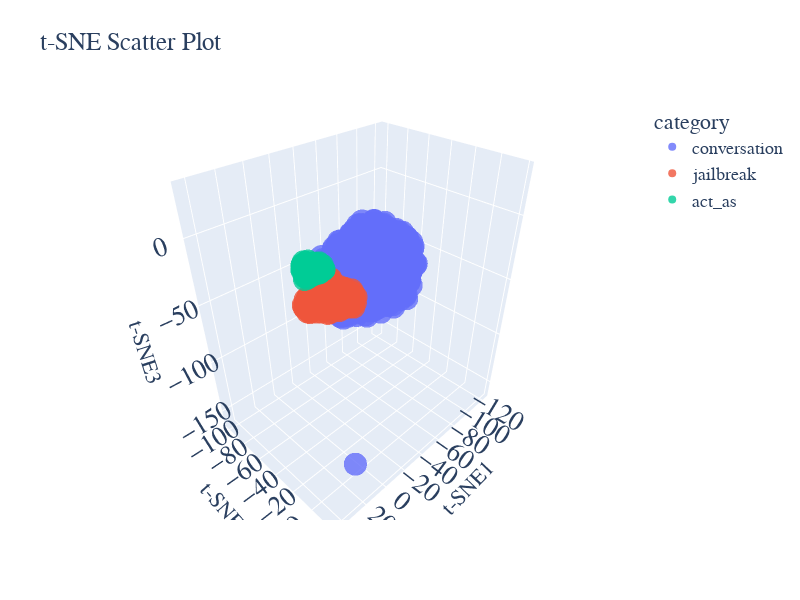

Source (notebook cell):
### Code cell
fig = px.scatter_3d(df_tsne_3d, x='TSNE1', y='TSNE2', z='TSNE3', color='category', opacity=0.8, title='t-SNE Scatter Plot', 
                 labels={'TSNE1': 't-SNE1', 'TSNE2': 't-SNE2', 'TSNE3': 't-SNE3'},
                 width=800, height=600)
fig.update_layout(font=dict(family='Times New Roman', size=18))
fig.show()

### Figure 1 — Plotly figure (JSON) as saved in the notebook; plotly's stock layout.template omitted (floating-point values rounded to 4 significant figures; data arrays with more than 128 entries replaced by an {"elided": "..."} marker saying what was removed)
{"data": [{"hovertemplate": "category=conversation<br>t-SNE1=%{x}<br>t-SNE2=%{y}<br>t-SNE3=%{z}<extra></extra>", "legendgroup": "conversation", "marker": {"color": "#636efa", "opacity": 0.8, "symbol": "circle"}, "mode": "markers", "name": "conversation", "scene": "scene", "showlegend": true, "type": "scatter3d", "x": {"elided": "1312 float values"}, "y": {"elided": "1312 float values"}, "z": {"elided": "1312 float values"}}, {"hovertemplate": "category=jailbreak<br>t-SNE1=%{x}<br>t-SNE2=%{y}<br>t-SNE3=%{z}<extra></extra>", "legendgroup": "jailbreak", "marker": {"color": "#EF553B", "opacity": 0.8, "symbol": "circle"}, "mode": "markers", "name": "jailbreak", "scene": "scene", "showlegend": true, "type": "scatter3d", "x": {"elided": "199 float values"}, "y": {"elided": "199 float values"}, "z": {"elided": "199 float values"}}, {"hovertemplate": "category=act_as<br>t-SNE1=%{x}<br>t-SNE2=%{y}<br>t-SNE3=%{z}<extra></extra>", "legendgroup": "act_as", "marker": {"color": "#00cc96", "opacity": 0.8, "symbol": "circle"}, "mode": "markers", "name": "act_as", "scene": "scene", "showlegend": true, "type": "scatter3d", "x": [10.94, 10.49, 15.18, 10.9, 10.44, 13.54, 9.745, 9.169, 15.8, 8.984, 10.59, 6.849, 10.86, 12.73, 22.12, 9.457, 14.67, 12.37, 5.594, 10.4, 6.923, 5.979, 15.69, 12.86, 10.96, 9.603, 13.91, 12.3, 15.92, 20.26, 7.844, 11.48, 10.9, 11.67, 11.79, 12.34, 14.72, 8.482, 8.414, 17.02, 18.73, 16.64, 15.04, 12.81, 13.49, 7.405, 8.845, 19.2, 11.59, 13.25, 14.3, 22.55, 21.11, 10.72, 17.05, 13.45, 15.91, 16.98, 16.32, 10.74, 15.35, 11.62, 6.653, 8.127, 6.522, 6.348, 16.87, 14.12, 12.77, 15.05], "y": [-27.44, -33.93, -32.33, -29.25, -32.14, -36.19, -32.46, -30.96, -33.54, -35.36, -36.67, -32.47, -28.97, -36.08, -23.81, -29.24, -27.32, -28.2, -28.09, -25.09, -25.08, -33.45, -29.59, -30.99, -25.33, -26.31, -33.44, -35.2, -33.82, -25.21, -28.18, -31.03, -34.45, -36.11, -34.45, -32.48, -24.39, -27.34, -28.94, -31.4, -30.16, -27.76, -27.14, -23.55, -26.28, -31.37, -33.74, -27.93, -27.16, -33.34, -35.34, -23.55, -22.95, -28.26, -28.12, -25.96, -26.11, -25.86, -25.79, -22.44, -30.28, -24.02, -27.0, -23.7, -30.18, -31.64, -30.71, -29.68, -30.31, -29.59], "z": [-1.196, -5.431, -4.123, -1.192, -2.768, -6.073, -6.717, -5.004, -2.159, -5.835, -3.745, -4.642, -5.02, -2.318, -2.908, -6.846, -6.689, -3.155, -4.088, -6.011, -5.022, -7.266, -4.571, -8.303, -2.184, -2.459, -5.544, -4.423, -4.739, -3.864, -1.663, -3.146, -1.856, -6.541, -7.59, -5.369, -4.1, -4.717, -4.321, -2.411, -3.061, -2.949, -3.762, -2.935, -2.614, -3.477, -3.75, -3.973, -5.096, -2.99, -3.171, -4.381, -3.996, -7.863, -6.021, -5.809, -6.15, -4.225, -2.021, -3.214, -1.144, -5.039, -6.315, -4.345, -6.524, -7.483, -5.306, -4.005, -6.882, -7.159]}], "layout": {"font": {"family": "Times New Roman", "size": 18}, "height": 600, "legend": {"title": {"text": "category"}, "tracegroupgap": 0}, "scene": {"domain": {"x": [0, 1], "y": [0, 1]}, "xaxis": {"title": {"text": "t-SNE1"}}, "yaxis": {"title": {"text": "t-SNE2"}}, "zaxis": {"title": {"text": "t-SNE3"}}}, "title": {"text": "t-SNE Scatter Plot"}, "width": 800}}
